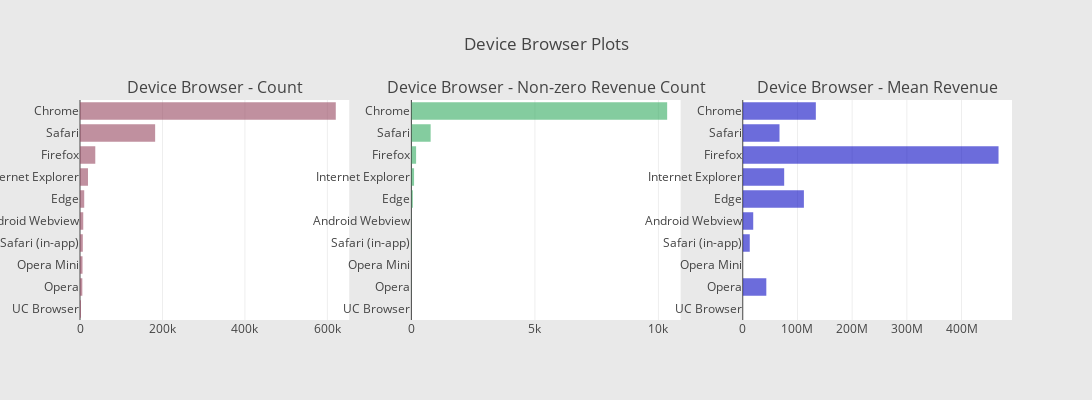

This figure's notebook cell:
### Code cell
fig['layout'].update(height=400, width=1200, paper_bgcolor='rgb(233,233,233)', title="Device Browser Plots")
py.iplot(fig, filename='device-browser-plots')

### Figure 1 — Plotly figure (JSON) as saved in the notebook; plotly's stock layout.template omitted (floating-point values rounded to 4 significant figures)
{"data": [{"marker": {"color": "rgba(150, 71, 96, 0.6)"}, "orientation": "h", "showlegend": false, "type": "bar", "uid": "02279443-3d27-496c-8a6d-2a4adc954274", "x": [2427, 5643, 6139, 6850, 7865, 10205, 19375, 37069, 182245, 620364], "xaxis": "x", "y": ["UC Browser", "Opera", "Opera Mini", "Safari (in-app)", "Android Webview", "Edge", "Internet Explorer", "Firefox", "Safari", "Chrome"], "yaxis": "y"}, {"marker": {"color": "rgba(50, 171, 96, 0.6)"}, "orientation": "h", "showlegend": false, "type": "bar", "uid": "555259ac-a790-4540-af69-f175720e0bc9", "x": [0, 5, 0, 12, 6, 58, 109, 191, 780, 10353], "xaxis": "x2", "y": ["UC Browser", "Opera", "Opera Mini", "Safari (in-app)", "Android Webview", "Edge", "Internet Explorer", "Firefox", "Safari", "Chrome"], "yaxis": "y2"}, {"marker": {"color": "rgba(10, 11, 196, 0.6)"}, "orientation": "h", "showlegend": false, "type": "bar", "uid": "b9159d81-f677-47b0-a914-68c94a2f432f", "x": [null, 43070000, null, 12810000.0, 19140000.0, 111800000.0, 75740000.0, 467600000.0, 67180000.0, 133600000.0], "xaxis": "x3", "y": ["UC Browser", "Opera", "Opera Mini", "Safari (in-app)", "Android Webview", "Edge", "Internet Explorer", "Firefox", "Safari", "Chrome"], "yaxis": "y3"}], "layout": {"annotations": [{"font": {"size": 16}, "showarrow": false, "text": "Device Browser - Count", "x": 0.1444, "xanchor": "center", "xref": "paper", "y": 1, "yanchor": "bottom", "yref": "paper"}, {"font": {"size": 16}, "showarrow": false, "text": "Device Browser - Non-zero Revenue Count", "x": 0.5, "xanchor": "center", "xref": "paper", "y": 1, "yanchor": "bottom", "yref": "paper"}, {"font": {"size": 16}, "showarrow": false, "text": "Device Browser - Mean Revenue", "x": 0.8556, "xanchor": "center", "xref": "paper", "y": 1, "yanchor": "bottom", "yref": "paper"}], "height": 400, "paper_bgcolor": "rgb(233,233,233)", "title": "Device Browser Plots", "width": 1200, "xaxis": {"anchor": "y", "domain": [0, 0.2889]}, "xaxis2": {"anchor": "y2", "domain": [0.3556, 0.6444]}, "xaxis3": {"anchor": "y3", "domain": [0.7111, 1]}, "yaxis": {"anchor": "x", "domain": [0, 1]}, "yaxis2": {"anchor": "x2", "domain": [0, 1]}, "yaxis3": {"anchor": "x3", "domain": [0, 1]}}}
